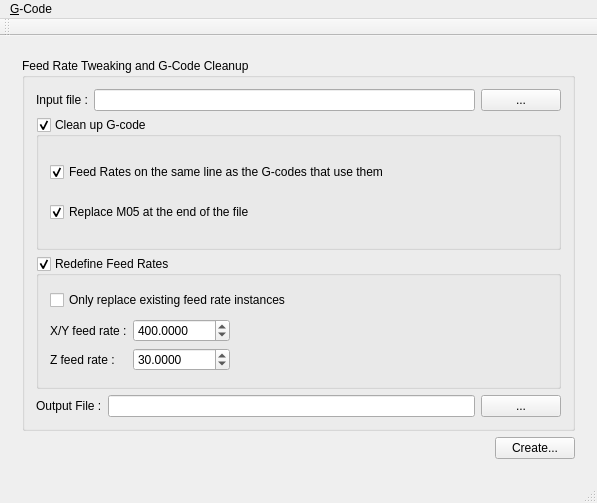
<?xml version="1.0" encoding="UTF-8"?>
<ui version="4.0">
 <class>MainWindow</class>
 <widget class="QMainWindow" name="MainWindow">
  <property name="geometry">
   <rect>
    <x>0</x>
    <y>0</y>
    <width>597</width>
    <height>503</height>
   </rect>
  </property>
  <property name="windowTitle">
   <string>FAB-tweak-tom</string>
  </property>
  <widget class="QWidget" name="centralWidget">
   <layout class="QVBoxLayout" name="verticalLayout">
    <item>
     <widget class="QStackedWidget" name="stackedWidget">
      <property name="sizePolicy">
       <sizepolicy hsizetype="Preferred" vsizetype="Preferred">
        <horstretch>0</horstretch>
        <verstretch>0</verstretch>
       </sizepolicy>
      </property>
      <property name="currentIndex">
       <number>2</number>
      </property>
      <widget class="QWidget" name="introPage">
       <layout class="QVBoxLayout" name="verticalLayout_2">
        <item>
         <widget class="QLabel" name="label">
          <property name="text">
           <string>Please select a tweak method from the menu above...</string>
          </property>
          <property name="scaledContents">
           <bool>false</bool>
          </property>
          <property name="alignment">
           <set>Qt::AlignCenter</set>
          </property>
         </widget>
        </item>
       </layout>
      </widget>
      <widget class="QWidget" name="page_2">
       <layout class="QVBoxLayout" name="verticalLayout_3">
        <item>
         <widget class="QGroupBox" name="bedLevelGroupBox">
          <property name="sizePolicy">
           <sizepolicy hsizetype="Preferred" vsizetype="MinimumExpanding">
            <horstretch>0</horstretch>
            <verstretch>0</verstretch>
           </sizepolicy>
          </property>
          <property name="title">
           <string>Milled Bed Level G-Code Creator</string>
          </property>
          <layout class="QVBoxLayout" name="verticalLayout_5">
           <item>
            <layout class="QGridLayout" name="gridLayout">
             <item row="7" column="0">
              <widget class="QLabel" name="bedLevelSpindleSpeedLabel">
               <property name="text">
                <string>Spindle Speed (RPM) :</string>
               </property>
              </widget>
             </item>
             <item row="1" column="0">
              <widget class="QLabel" name="overlapSizeLabel">
               <property name="text">
                <string>Overlap (in mm) :</string>
               </property>
              </widget>
             </item>
             <item row="1" column="1">
              <widget class="QDoubleSpinBox" name="bedLevelOverlapSpinBox">
               <property name="decimals">
                <number>4</number>
               </property>
               <property name="maximum">
                <double>214.000000000000000</double>
               </property>
               <property name="singleStep">
                <double>0.010000000000000</double>
               </property>
               <property name="value">
                <double>0.150000000000000</double>
               </property>
              </widget>
             </item>
             <item row="0" column="2">
              <spacer name="horizontalSpacer_2">
               <property name="orientation">
                <enum>Qt::Horizontal</enum>
               </property>
               <property name="sizeHint" stdset="0">
                <size>
                 <width>40</width>
                 <height>20</height>
                </size>
               </property>
              </spacer>
             </item>
             <item row="0" column="1">
              <widget class="QDoubleSpinBox" name="bedLevelMillSizeSpinbox">
               <property name="decimals">
                <number>4</number>
               </property>
               <property name="maximum">
                <double>214.000000000000000</double>
               </property>
               <property name="singleStep">
                <double>0.010000000000000</double>
               </property>
               <property name="value">
                <double>0.300000000000000</double>
               </property>
              </widget>
             </item>
             <item row="1" column="2">
              <spacer name="horizontalSpacer_3">
               <property name="orientation">
                <enum>Qt::Horizontal</enum>
               </property>
               <property name="sizeHint" stdset="0">
                <size>
                 <width>40</width>
                 <height>20</height>
                </size>
               </property>
              </spacer>
             </item>
             <item row="2" column="0">
              <widget class="QLabel" name="widthLabel">
               <property name="text">
                <string>Width (in mm) :</string>
               </property>
              </widget>
             </item>
             <item row="3" column="1">
              <widget class="QDoubleSpinBox" name="bedLevelHeightSpinBox">
               <property name="decimals">
                <number>4</number>
               </property>
               <property name="maximum">
                <double>236.000000000000000</double>
               </property>
               <property name="value">
                <double>100.000000000000000</double>
               </property>
              </widget>
             </item>
             <item row="2" column="1">
              <widget class="QDoubleSpinBox" name="bedLevelWidthSpinBox">
               <property name="decimals">
                <number>4</number>
               </property>
               <property name="maximum">
                <double>214.000000000000000</double>
               </property>
               <property name="value">
                <double>100.000000000000000</double>
               </property>
              </widget>
             </item>
             <item row="2" column="2">
              <spacer name="horizontalSpacer_4">
               <property name="orientation">
                <enum>Qt::Horizontal</enum>
               </property>
               <property name="sizeHint" stdset="0">
                <size>
                 <width>40</width>
                 <height>20</height>
                </size>
               </property>
              </spacer>
             </item>
             <item row="3" column="0">
              <widget class="QLabel" name="heightLabel">
               <property name="text">
                <string>Height (in mm) :</string>
               </property>
              </widget>
             </item>
             <item row="3" column="2">
              <spacer name="horizontalSpacer_5">
               <property name="orientation">
                <enum>Qt::Horizontal</enum>
               </property>
               <property name="sizeHint" stdset="0">
                <size>
                 <width>40</width>
                 <height>20</height>
                </size>
               </property>
              </spacer>
             </item>
             <item row="0" column="0">
              <widget class="QLabel" name="millSizeLabel">
               <property name="toolTip">
                <string>The size of the mill bit at the depth you want leveled.</string>
               </property>
               <property name="text">
                <string>Mill size (in mm) :</string>
               </property>
              </widget>
             </item>
             <item row="7" column="2">
              <spacer name="horizontalSpacer_6">
               <property name="orientation">
                <enum>Qt::Horizontal</enum>
               </property>
               <property name="sizeHint" stdset="0">
                <size>
                 <width>40</width>
                 <height>20</height>
                </size>
               </property>
              </spacer>
             </item>
             <item row="7" column="1">
              <widget class="QDoubleSpinBox" name="bedLevelSpindleSpeedSpinBox">
               <property name="decimals">
                <number>4</number>
               </property>
               <property name="maximum">
                <double>20000.000000000000000</double>
               </property>
               <property name="value">
                <double>15000.000000000000000</double>
               </property>
              </widget>
             </item>
             <item row="4" column="0">
              <widget class="QLabel" name="bedLevelingDepthLabel">
               <property name="text">
                <string>Depth (in mm) :</string>
               </property>
              </widget>
             </item>
             <item row="5" column="0">
              <widget class="QLabel" name="bedLevelXYFeedRateLabel">
               <property name="text">
                <string>X/Y feed rate :</string>
               </property>
              </widget>
             </item>
             <item row="4" column="1">
              <widget class="QDoubleSpinBox" name="bedLevelDepthSpinBox">
               <property name="decimals">
                <number>4</number>
               </property>
               <property name="minimum">
                <double>0.001000000000000</double>
               </property>
               <property name="singleStep">
                <double>0.001000000000000</double>
               </property>
               <property name="value">
                <double>0.500000000000000</double>
               </property>
              </widget>
             </item>
             <item row="4" column="2">
              <spacer name="horizontalSpacer_10">
               <property name="orientation">
                <enum>Qt::Horizontal</enum>
               </property>
               <property name="sizeHint" stdset="0">
                <size>
                 <width>40</width>
                 <height>20</height>
                </size>
               </property>
              </spacer>
             </item>
             <item row="6" column="0">
              <widget class="QLabel" name="bedLevelZFeedRate">
               <property name="text">
                <string>Z feed rate :</string>
               </property>
              </widget>
             </item>
             <item row="5" column="1">
              <widget class="QDoubleSpinBox" name="bedlevelXYFeedRateSpinBox">
               <property name="decimals">
                <number>4</number>
               </property>
               <property name="minimum">
                <double>1.000000000000000</double>
               </property>
               <property name="maximum">
                <double>100000.000000000000000</double>
               </property>
               <property name="value">
                <double>400.000000000000000</double>
               </property>
              </widget>
             </item>
             <item row="6" column="1">
              <widget class="QDoubleSpinBox" name="bedLevelZFeedRateSpinBox">
               <property name="decimals">
                <number>4</number>
               </property>
               <property name="minimum">
                <double>1.000000000000000</double>
               </property>
               <property name="maximum">
                <double>100000.000000000000000</double>
               </property>
               <property name="value">
                <double>30.000000000000000</double>
               </property>
              </widget>
             </item>
             <item row="5" column="2">
              <spacer name="horizontalSpacer_11">
               <property name="orientation">
                <enum>Qt::Horizontal</enum>
               </property>
               <property name="sizeHint" stdset="0">
                <size>
                 <width>40</width>
                 <height>20</height>
                </size>
               </property>
              </spacer>
             </item>
             <item row="6" column="2">
              <spacer name="horizontalSpacer_12">
               <property name="orientation">
                <enum>Qt::Horizontal</enum>
               </property>
               <property name="sizeHint" stdset="0">
                <size>
                 <width>40</width>
                 <height>20</height>
                </size>
               </property>
              </spacer>
             </item>
            </layout>
           </item>
           <item>
            <layout class="QHBoxLayout" name="horizontalLayout_2">
             <item>
              <widget class="QLabel" name="bedLevelFileToCreateLabel">
               <property name="sizePolicy">
                <sizepolicy hsizetype="Minimum" vsizetype="Preferred">
                 <horstretch>0</horstretch>
                 <verstretch>0</verstretch>
                </sizepolicy>
               </property>
               <property name="text">
                <string>File to create :</string>
               </property>
              </widget>
             </item>
             <item>
              <widget class="QLineEdit" name="bedLevelFileToCreateField"/>
             </item>
             <item>
              <widget class="QPushButton" name="bedLevelFileSelectButton">
               <property name="text">
                <string>...</string>
               </property>
              </widget>
             </item>
            </layout>
           </item>
          </layout>
         </widget>
        </item>
        <item>
         <layout class="QHBoxLayout" name="horizontalLayout">
          <item>
           <spacer name="horizontalSpacer">
            <property name="orientation">
             <enum>Qt::Horizontal</enum>
            </property>
            <property name="sizeHint" stdset="0">
             <size>
              <width>40</width>
              <height>20</height>
             </size>
            </property>
           </spacer>
          </item>
          <item>
           <widget class="QPushButton" name="bedLevelCreatePushButton">
            <property name="text">
             <string>Create...</string>
            </property>
           </widget>
          </item>
         </layout>
        </item>
       </layout>
      </widget>
      <widget class="QWidget" name="page">
       <layout class="QVBoxLayout" name="verticalLayout_4">
        <item>
         <widget class="QGroupBox" name="feedrateTweakerGroupBox">
          <property name="sizePolicy">
           <sizepolicy hsizetype="Preferred" vsizetype="MinimumExpanding">
            <horstretch>0</horstretch>
            <verstretch>0</verstretch>
           </sizepolicy>
          </property>
          <property name="title">
           <string>Feed Rate Tweaking and G-Code Cleanup</string>
          </property>
          <layout class="QVBoxLayout" name="verticalLayout_8">
           <item>
            <layout class="QHBoxLayout" name="horizontalLayout_3">
             <item>
              <widget class="QLabel" name="feedRateTweakingInputFileLabel">
               <property name="text">
                <string>Input file :</string>
               </property>
              </widget>
             </item>
             <item>
              <widget class="QLineEdit" name="feedRateTweakingInputFileField"/>
             </item>
             <item>
              <widget class="QPushButton" name="feedRateTweakingInputFileButton">
               <property name="text">
                <string>...</string>
               </property>
              </widget>
             </item>
            </layout>
           </item>
           <item>
            <widget class="QGroupBox" name="feedRateTweakingCleanUpGcodeGroupCheckBox">
             <property name="title">
              <string>Clean up G-code</string>
             </property>
             <property name="checkable">
              <bool>true</bool>
             </property>
             <layout class="QVBoxLayout" name="verticalLayout_6">
              <item>
               <widget class="QCheckBox" name="feedRateTweakingAllFeedRatesAlignedCheckBox">
                <property name="text">
                 <string>Feed Rates on the same line as the G-codes that use them</string>
                </property>
                <property name="checked">
                 <bool>true</bool>
                </property>
               </widget>
              </item>
              <item>
               <widget class="QCheckBox" name="feedRateTweakingReplaceM05CheckBox">
                <property name="text">
                 <string>Replace M05 at the end of the file</string>
                </property>
                <property name="checked">
                 <bool>true</bool>
                </property>
               </widget>
              </item>
             </layout>
            </widget>
           </item>
           <item>
            <widget class="QGroupBox" name="feedRateTweakingRedefineFeedRateGroupCheckBox">
             <property name="title">
              <string>Redefine Feed Rates</string>
             </property>
             <property name="checkable">
              <bool>true</bool>
             </property>
             <layout class="QVBoxLayout" name="verticalLayout_7">
              <item>
               <widget class="QCheckBox" name="feedRateTweakerOnlyReplaceFeedRateCheckBox">
                <property name="text">
                 <string>Only replace existing feed rate instances</string>
                </property>
               </widget>
              </item>
              <item>
               <layout class="QGridLayout" name="gridLayout_2">
                <item row="0" column="0">
                 <widget class="QLabel" name="feedRateTweakingRedefineXYLabel">
                  <property name="text">
                   <string>X/Y feed rate :</string>
                  </property>
                 </widget>
                </item>
                <item row="0" column="1">
                 <widget class="QDoubleSpinBox" name="feedRateTweakerXYFeedRateSpinBox">
                  <property name="decimals">
                   <number>4</number>
                  </property>
                  <property name="maximum">
                   <double>100000.000000000000000</double>
                  </property>
                  <property name="value">
                   <double>400.000000000000000</double>
                  </property>
                 </widget>
                </item>
                <item row="0" column="2">
                 <spacer name="horizontalSpacer_7">
                  <property name="orientation">
                   <enum>Qt::Horizontal</enum>
                  </property>
                  <property name="sizeHint" stdset="0">
                   <size>
                    <width>40</width>
                    <height>20</height>
                   </size>
                  </property>
                 </spacer>
                </item>
                <item row="1" column="0">
                 <widget class="QLabel" name="feedRateTweakingZFeedRateLabel">
                  <property name="text">
                   <string>Z feed rate :</string>
                  </property>
                 </widget>
                </item>
                <item row="1" column="1">
                 <widget class="QDoubleSpinBox" name="feedRateTweakingZFeedRateSpinBox">
                  <property name="decimals">
                   <number>4</number>
                  </property>
                  <property name="minimum">
                   <double>0.000100000000000</double>
                  </property>
                  <property name="maximum">
                   <double>100000.000000000000000</double>
                  </property>
                  <property name="value">
                   <double>30.000000000000000</double>
                  </property>
                 </widget>
                </item>
                <item row="1" column="2">
                 <spacer name="horizontalSpacer_8">
                  <property name="orientation">
                   <enum>Qt::Horizontal</enum>
                  </property>
                  <property name="sizeHint" stdset="0">
                   <size>
                    <width>40</width>
                    <height>20</height>
                   </size>
                  </property>
                 </spacer>
                </item>
               </layout>
              </item>
             </layout>
            </widget>
           </item>
           <item>
            <layout class="QHBoxLayout" name="horizontalLayout_5">
             <item>
              <widget class="QLabel" name="feedRateTweakerOutputFileLabel">
               <property name="text">
                <string>Output File :</string>
               </property>
              </widget>
             </item>
             <item>
              <widget class="QLineEdit" name="feedRateTweakerOutputFileField"/>
             </item>
             <item>
              <widget class="QPushButton" name="feedRateTweakerOutputFileButton">
               <property name="text">
                <string>...</string>
               </property>
              </widget>
             </item>
            </layout>
           </item>
          </layout>
         </widget>
        </item>
        <item>
         <layout class="QHBoxLayout" name="horizontalLayout_4">
          <item>
           <spacer name="horizontalSpacer_9">
            <property name="orientation">
             <enum>Qt::Horizontal</enum>
            </property>
            <property name="sizeHint" stdset="0">
             <size>
              <width>40</width>
              <height>20</height>
             </size>
            </property>
           </spacer>
          </item>
          <item>
           <widget class="QPushButton" name="feedRateTweakingCreateButton">
            <property name="sizePolicy">
             <sizepolicy hsizetype="Minimum" vsizetype="Minimum">
              <horstretch>0</horstretch>
              <verstretch>0</verstretch>
             </sizepolicy>
            </property>
            <property name="text">
             <string>Create...</string>
            </property>
           </widget>
          </item>
         </layout>
        </item>
       </layout>
      </widget>
     </widget>
    </item>
   </layout>
  </widget>
  <widget class="QMenuBar" name="menuBar">
   <property name="geometry">
    <rect>
     <x>0</x>
     <y>0</y>
     <width>597</width>
     <height>21</height>
    </rect>
   </property>
   <widget class="QMenu" name="menuGcode">
    <property name="title">
     <string>&amp;G-Code</string>
    </property>
    <addaction name="actionCreate_Bed_Leveling_G_code"/>
    <addaction name="actionAdd_Edit_feed_rates_in_a_G_code_file"/>
    <addaction name="separator"/>
    <addaction name="action_Quit"/>
   </widget>
   <addaction name="menuGcode"/>
  </widget>
  <widget class="QToolBar" name="mainToolBar">
   <attribute name="toolBarArea">
    <enum>TopToolBarArea</enum>
   </attribute>
   <attribute name="toolBarBreak">
    <bool>false</bool>
   </attribute>
  </widget>
  <widget class="QStatusBar" name="statusBar"/>
  <action name="actionCreate_Bed_Leveling_G_code">
   <property name="text">
    <string>&amp;Create Milling Bed Leveling G-code</string>
   </property>
  </action>
  <action name="actionAdd_Edit_feed_rates_in_a_G_code_file">
   <property name="text">
    <string>&amp;Add/Edit feed rates in a G-code file</string>
   </property>
  </action>
  <action name="action_Quit">
   <property name="text">
    <string>&amp;Quit</string>
   </property>
  </action>
 </widget>
 <layoutdefault spacing="6" margin="11"/>
 <tabstops>
  <tabstop>bedLevelMillSizeSpinbox</tabstop>
  <tabstop>bedLevelOverlapSpinBox</tabstop>
  <tabstop>bedLevelWidthSpinBox</tabstop>
  <tabstop>bedLevelHeightSpinBox</tabstop>
  <tabstop>bedLevelDepthSpinBox</tabstop>
  <tabstop>bedlevelXYFeedRateSpinBox</tabstop>
  <tabstop>bedLevelZFeedRateSpinBox</tabstop>
  <tabstop>bedLevelSpindleSpeedSpinBox</tabstop>
  <tabstop>bedLevelFileToCreateField</tabstop>
  <tabstop>bedLevelFileSelectButton</tabstop>
  <tabstop>bedLevelCreatePushButton</tabstop>
  <tabstop>feedRateTweakingInputFileField</tabstop>
  <tabstop>feedRateTweakingInputFileButton</tabstop>
  <tabstop>feedRateTweakingCleanUpGcodeGroupCheckBox</tabstop>
  <tabstop>feedRateTweakingAllFeedRatesAlignedCheckBox</tabstop>
  <tabstop>feedRateTweakingReplaceM05CheckBox</tabstop>
  <tabstop>feedRateTweakingRedefineFeedRateGroupCheckBox</tabstop>
  <tabstop>feedRateTweakerOnlyReplaceFeedRateCheckBox</tabstop>
  <tabstop>feedRateTweakerXYFeedRateSpinBox</tabstop>
  <tabstop>feedRateTweakingZFeedRateSpinBox</tabstop>
  <tabstop>feedRateTweakerOutputFileField</tabstop>
  <tabstop>feedRateTweakerOutputFileButton</tabstop>
  <tabstop>feedRateTweakingCreateButton</tabstop>
 </tabstops>
 <resources/>
 <connections/>
</ui>
